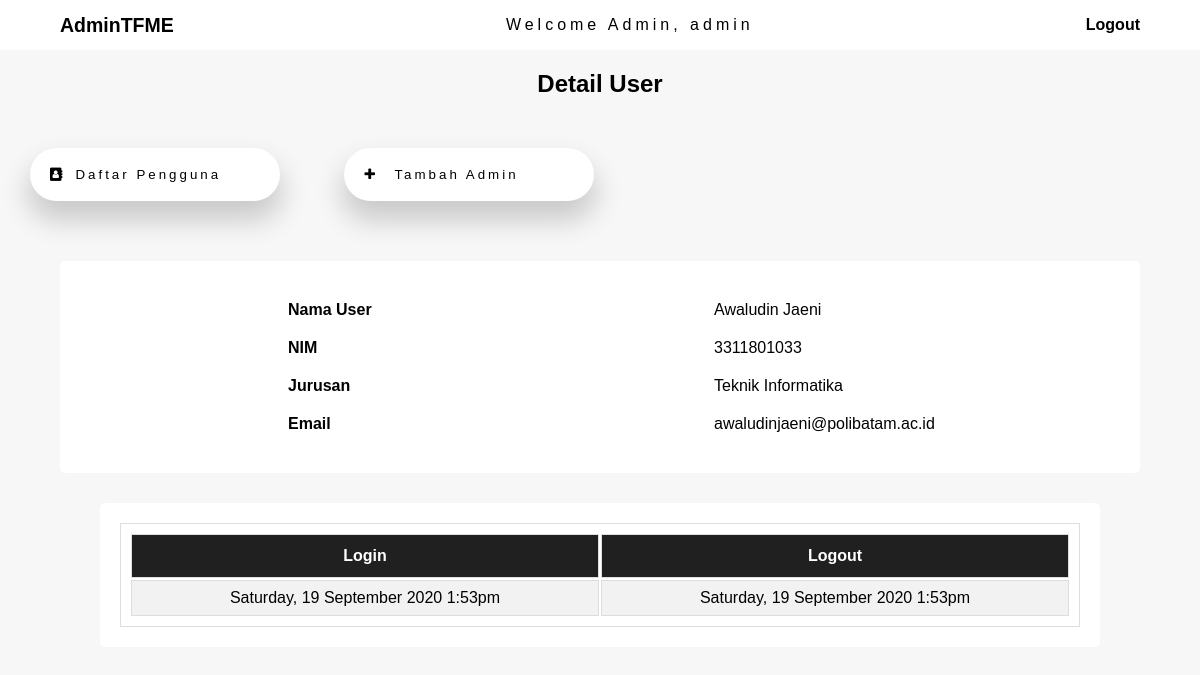
Page /admin/detail.php?id=25 (signed in) on the committed database.
### tables this page shows
CREATE TABLE `tb_user` (
  `id` int(11) NOT NULL,
  `nama` varchar(50) NOT NULL,
  `psw` varchar(50) NOT NULL,
  `depart` varchar(100) NOT NULL,
  `email` varchar(50) NOT NULL,
  `nim` varchar(10) NOT NULL,
  `lastactivity` datetime NOT NULL DEFAULT current_timestamp(),
  `logout` datetime NOT NULL DEFAULT current_timestamp()
);

### admin/functions.php (called while the page is built, shortened)
<?php
$conn = mysqli_connect("localhost", "root", "", "interactive");
function query($query){
    global $conn;
    $result = mysqli_query($conn, $query);
    $rows = [];
    while ( $row = mysqli_fetch_assoc($result)){
        $rows[] = $row;
    }
    return $rows;
    var_dump($rows);
}
?>

### admin/detail.php (the view, shortened to what this page needs)
<?php
require 'functions.php';
$id = $_GET["id"];
$mhs = query("SELECT* FROM tb_user WHERE id = $id")[0];
?>
<!DOCTYPE html>
<html lang="en">
<head>
    <link rel="stylesheet" href="css/tambah-admin.css">
    <link rel="stylesheet" href="css/detail.css">
    <link rel="stylesheet" href="https://stackpath.bootstrapcdn.com/font-awesome/4.7.0/css/font-awesome.min.css">
</head>
<body>
    <nav>
        <div class="kiri">
            <h2>AdminTFME</h2>
        </div>
        <div class="title">
            <p>Welcome Admin, <?= $_SESSION["adm"]["username"] ?></p>
        </div>
        <div class="kanan">
            <a href="logout.php">Logout</a>
        </div>
    </nav>
    <h2 class="text">Detail User</h2>
    <div class="sidebar">
        <a href="index.php" class="btn active"><button><i class="fa fa-address-book fa-sm" aria-hidden="true"></i>Daftar
                Pengguna</button></a>
        <a href="tambahAdmin.php" class="btn"><button><i class="fa fa-plus" aria-hidden="true"></i> Tambah
                Admin</button></a>
    </div>
    <div class="konten">
        <div class="left">
            <h4>Nama User</h4>
            <h4>NIM</h4>
            <h4>Jurusan</h4>
            <h4>Email</h4>
        </div>
        <div class="right">
            <h4 style="text-transform:capitalize;"><?= $mhs["nama"]; ?></h4>
            <h4><?= $mhs["nim"]; ?></h4>
            <h4><?= $mhs["depart"]; ?></h4>
            <h4><?= $mhs["email"]; ?></h4>
        </div>
    </div>
    <div class="container" style="overflow-x: auto;">
        <table>
            <tr>
                <th>Login</th>
                <th>Logout</th>
            </tr>
            <tr>
                <td>
                    <?php
                        $date = date_create($mhs['lastactivity']);
                    ?>
                    <?= date_format($date, 'l, j F Y g:ia'); ?>
                </td>
                <td style="text-align: center;">
                    <?php
                        $date = date_create($mhs['logout']);
                    ?>
                    <?= date_format($date, 'l, j F Y g:ia'); ?>
                </td>
            </tr>
        </table>
    </div>
</body>
</html>

### admin/css/tambah-admin.css (style rules this page uses)
* { font-family: Helvetica, Arial, sans-serif; }
body { margin: 0; background-color: rgb(247, 247, 247); }
h2 { margin: 15px 0 15px 0; text-align: center; }
nav { display: flex; flex: 1; justify-content: space-between; width: 100%; align-items: center; height: 50px; background-color: white; }
nav div { margin: 60px; }
nav .kiri { font-size: 13px; }
nav .title { font-weight: 400px; letter-spacing: 4px; }
nav .kanan a { font-weight: 700; color: black; text-decoration: none; }
.container { z-index: 6; width: 80%; margin: auto; border-radius: 5px; background-color: #ffffff; padding: 20px; }
.sidebar button { width: 250px; border: none; flex-direction: column; height: auto; color: black; text-decoration: none; margin: 10px; padding: 10px; box-sizing: border-box; border-radius: 30px; cursor: pointer; background-color: white; box-shadow: 0px 17px 28px 2px rgba(0, 0, 0, 0.19); }
.sidebar a button i { padding: 10px; }
.sidebar a button { text-align: left; box-sizing: border-box; display: inline-block; letter-spacing: 3px; font-weight: 530; margin: 30px 30px; text-decoration: none; color: black; }
table { width: 100%; border: 1px solid #ddd; padding: 8px; }
button,input:focus { outline: 0; }
table td, table th { border: 1px solid #ddd; padding: 8px; }
table tr:nth-child(even) { background-color: #f2f2f2; }
table th { padding-top: 12px; padding-bottom: 12px; background-color: #202020; color: white; }
table tr td:nth-child(1) { text-align: center; }

### admin/css/detail.css (style rules this page uses)
.sidebar button { width: 250px; border: none; flex-direction: column; height: auto; color: black; text-decoration: none; margin: 10px; padding: 10px; box-sizing: border-box; border-radius: 30px; cursor: pointer; background-color: white; box-shadow: 0px 17px 28px 2px rgba(0, 0, 0, 0.19); }
.sidebar a button i { padding: 10px; }
.sidebar a button { text-align: left; box-sizing: border-box; display: inline-block; letter-spacing: 3px; font-weight: 530; margin: 30px 30px; text-decoration: none; color: black; }
.text { margin: 20px; text-align: center; }
.konten { width: 90%; border-radius: 10px; margin: 30px auto; border-radius: 5px; background-color: #ffffff; padding: 20px; box-sizing: border-box; display: flex; position: relative; justify-content: space-between; }
div.left { margin-left: 20%; width: 200px; text-align: left; }
div.left h4 { margin: 20px 0; }
div.right { margin-right: 15%; width: 250px; text-align: left; }
div.right h4 { font-weight: 400; margin: 20px 0; }
.container table { overflow-x: auto; }
.container table { width: 100%; }

### rows in the picture
tb_user: nama "Awaludin Jaeni", nim "3311801033", depart "Teknik Informatika", email "awaludinjaeni@polibatam.ac.id", lastactivity "Saturday, 19 September 2020 1:53pm", logout "Saturday, 19 September 2020 1:53pm"

### other values in the picture
$_SESSION["adm"]["username"] "admin"
